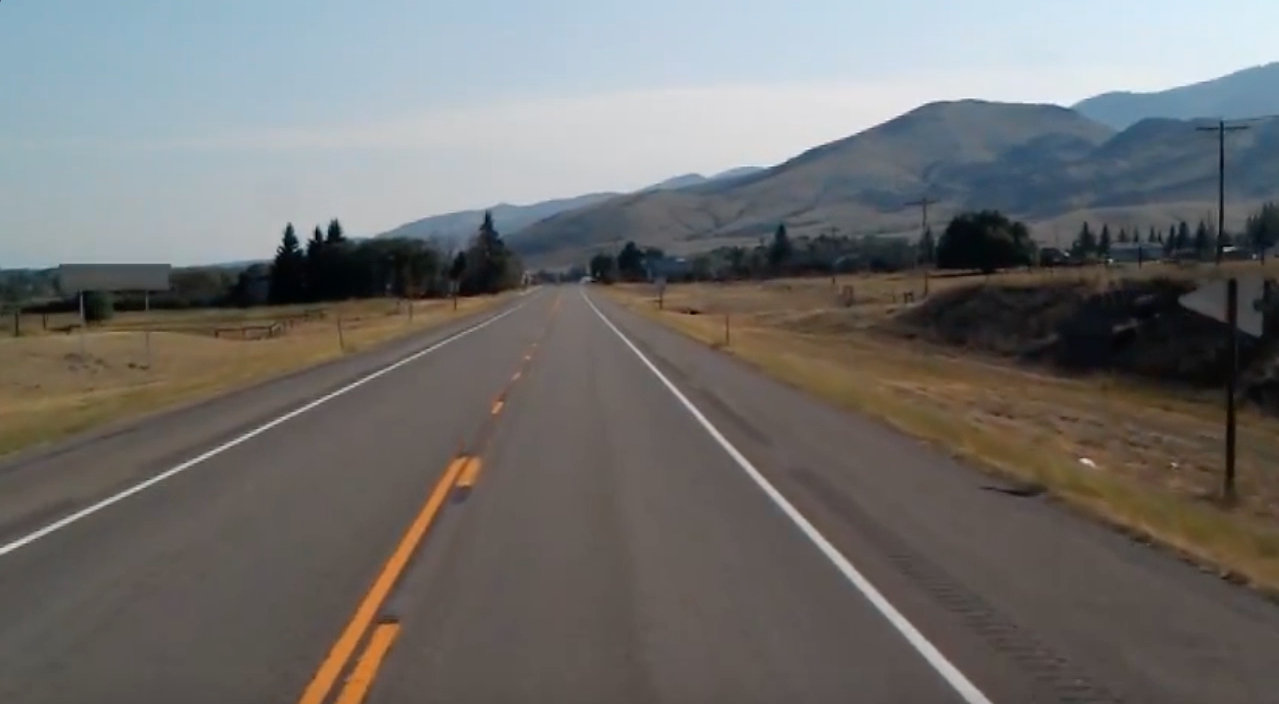
#> input picture LIne and lane detections/2road.jpg, 1279 x 704 px, given in place of the camera
$ python 'Opencv webcam_ lane detection+(filter)2.py'
#> lines starting #> are read from the running program, lines starting #| are printed output that depends on the picture; after the words box and inside, x2 and y2 are one past the last pixel; in counts of white or black regions, pixels touching at a corner belong together
import cv2 as cv
import numpy as np
import math
import time
###########################################
def nthn(X):
    pass
def cords(frame,linesavg,yframe,linesyavg):
    slope,inter = linesavg
    y1 = int(yframe)
    y2 = int(linesyavg[1])
    x1 = int((y1-inter)/slope)
    x2 = int((y2-inter)/slope)
    cv.line(frame,(x1,y1),(x2,y2),(255,255,0),10)
    return (x1,x2,y1,y2)
###########################################
video = cv.VideoCapture(1)

cv.namedWindow("window2",cv.WINDOW_NORMAL)

cv.createTrackbar("Hmin","window2",0,255,nthn)
cv.createTrackbar("Hmax","window2",0,180,nthn)
cv.createTrackbar("Smin","window2",0,255,nthn)
cv.createTrackbar("Smax","window2",0,255,nthn)
cv.createTrackbar("Vmin","window2",0,255,nthn)
cv.createTrackbar("Vmax","window2",0,255,nthn)
cv.createTrackbar('blur',"window2",0,4,nthn)
cv.setTrackbarPos("Hmax","window2",180)
cv.setTrackbarPos("Smax","window2",255)
cv.setTrackbarPos("Vmax","window2",255)
###########################################
_,frame = video.read()
#> frame is the input picture: shape (704, 1279, 3); mean B, G, R 109.7, 111.3, 112.3
yframe = len(frame)
#> yframe = 704
xframe = len(frame[1])
#> xframe = 1279
binroi = np.zeros_like(frame)
linesimg = np.zeros_like(frame)
###########################################
while True:
    linesx = []
    linesy = []
    linesfeatr = []
    linesfeatl = []
###########################################
    _,frame = video.read()
    Hmin = cv.getTrackbarPos("Hmin","window2")
    Smin = cv.getTrackbarPos("Smin","window2")
    Vmin = cv.getTrackbarPos("Vmin","window2")
    Hmax = cv.getTrackbarPos("Hmax","window2")
    Smax = cv.getTrackbarPos("Smax","window2")
    Vmax = cv.getTrackbarPos("Vmax","window2")
    Blur = cv.getTrackbarPos('blur',"window2")
    if (Blur == 1):
        frame = cv.bilateralFilter(frame,9,75,75)
    elif(Blur == 2):
        frame = cv.blur(frame,(5,5))
    elif(Blur == 3):
        frame = cv.GaussianBlur(frame,(15,15),0)
    elif(Blur == 4):
        frame = cv.medianBlur(frame,25)
    else:
        pass
    mins = np.array([0,0,195])#Hmin,Smin,Vmin
    maxs = np.array([180,35,255])#Hmax,Smax,Vmax
###########################################
    hsv = cv.cvtColor(frame,cv.COLOR_BGR2HSV)
#> hsv: shape (704, 1279, 3); mean H, S, V 51.3, 49.6, 121.7
    binhsv = cv.inRange(hsv,mins,maxs)
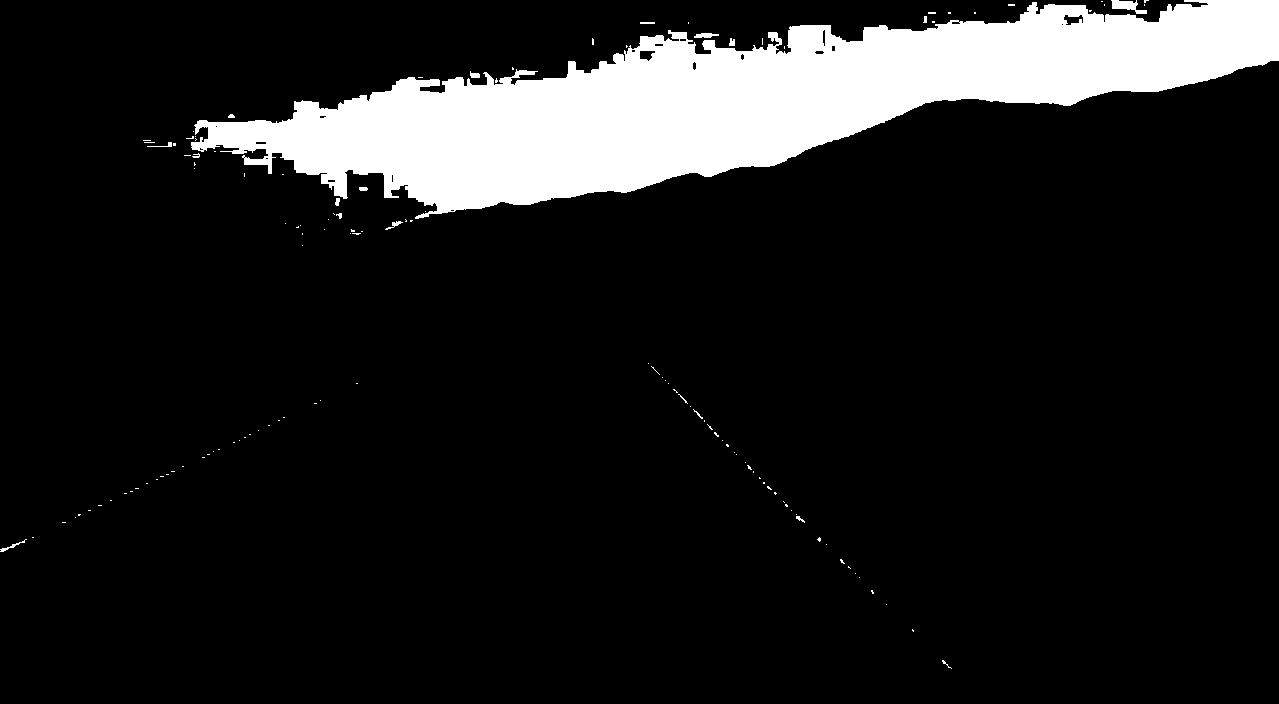
#> binhsv: shape (704, 1279); 11.6% white; 130 white regions (113 under 20 px)
    filhsv = cv.bitwise_and(frame ,frame ,mask = binhsv)
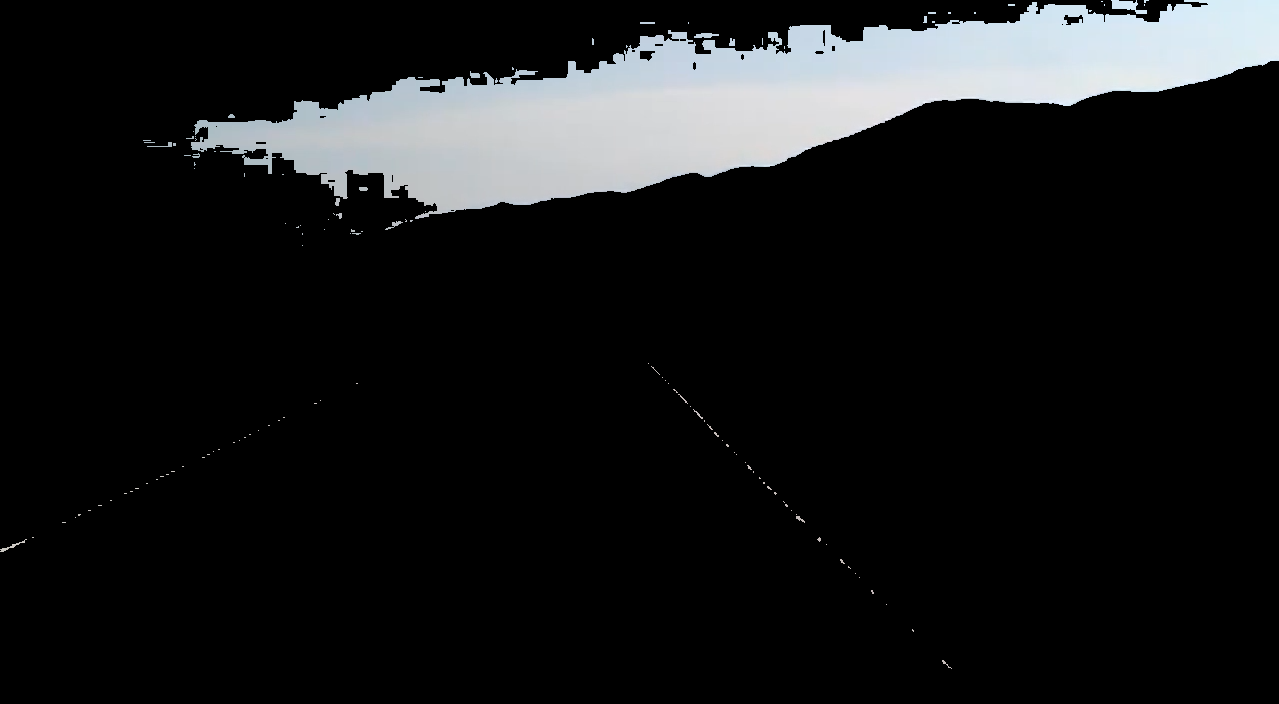
#> filhsv: shape (704, 1279, 3); mean B, G, R 25.6, 24.9, 23.9
    contours = cv.findContours(binhsv,cv.RETR_TREE,cv.CHAIN_APPROX_SIMPLE)[0]
#> contours = 151 contours, 131 with area under 20; largest, box (x1, y1, x2, y2) and area: (191, 0, 1279, 219) 102125, (1111, 0, 1147, 14) 209, (1063, 14, 1084, 26) 142, (639, 50, 656, 62) 124, (694, 33, 719, 38) 64
    try:
        if len(contours) > 0:
            cnt = max(contours,key = cv.contourArea)
#> cnt = contour of 1193 points, box (x1, y1, x2, y2) (191, 0, 1279, 219), area 102125
            (xc,yc),radius = cv.minEnclosingCircle(cnt)
#> xc = 734.5; yc = 73.5; radius = 548.4
            (x,y,w,h) = cv.boundingRect(cnt)
#> x = 191; y = 0; w = 1088; h = 219
            cv.rectangle(frame,(x,y),(x+w,y+h),(0,0,255),2)
#> frame: shape (704, 1279, 3); 0.7% of pixels changed, all inside (x1, y1, x2, y2) = (190, 0, 1279, 221)

            rgb = frame[int(y):int(y+h), int(x):int(x+w)]
            gray = cv.cvtColor(rgb,cv.COLOR_BGR2GRAY)
            blur = cv.GaussianBlur(gray,(5,5),0)
            canny = cv.Canny(blur,50,150)
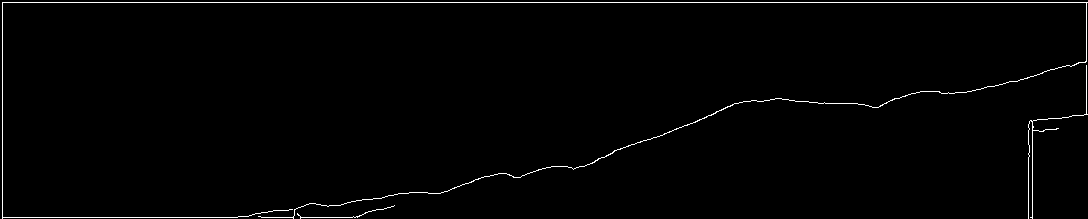
#> canny: shape (219, 1088); 1.3% white in thin lines or dots
            lines = cv.HoughLinesP(canny,2,np.pi/180,100,np.array([]),minLineLength=5,maxLineGap=5)
#> lines = 17 rows, first 6: [2, 2, 1087, 2], [2, 217, 237, 217], [2, 218, 2, 3], [478, 178, 503, 173], [347, 202, 366, 199], [462, 184, 471, 182]
###########################################
            cv.imshow('fs',canny)
###########################################
            if len(lines) > 0:
                for line in lines:
                    xl1,yl1,xl2,yl2 = line[0]
                    parameter = np.polyfit((xl1,xl2),(yl1,yl2),1)
                    slope = parameter[0]
                    intercept = parameter[1]
###########################################
                    linesx.append((xl1,xl2))
                    linesy.append((yl1,yl2))
                    if slope > 0:
                        linesfeatl.append((slope,intercept))
                    elif slope < 0:
                        linesfeatr.append((slope,intercept))
#> this loop made 17 passes
#> (xl1, yl1, xl2, yl2, slope, intercept) on passes 1 to 12: (2, 2, 1087, 2, 2.89e-19, 2), (2, 217, 237, 217, 9.37e-17, 217), (2, 218, 2, 3, 27.63, 55.25), (478, 178, 503, 173, -0.2, 273.6), (347, 202, 366, 199, -0.158, 256.8), (462, 184, 471, 182, -0.222, 286.7), (646, 140, 723, 109, -0.403, 400.1), (385, 196, 401, 193, -0.188, 268.2), (289, 217, 299, 215, -0.2, 274.8), (431, 193, 449, 190, -0.167, 264.8), (1076, 63, 1086, 61, -0.2, 278.2), (538, 169, 556, 166, -0.167, 258.7)
#> after the loop, linesfeatl = [(2.89e-19, 2), (9.37e-17, 217), (27.63, 55.25), (0.0269, 29.25), (0.0821, 84.75)]; linesfeatr = [(-0.2, 273.6), (-0.158, 256.8), (-0.222, 286.7), (-0.403, 400.1), (-0.188, 268.2), (-0.2, 274.8), (-0.167, 264.8), (-0.2, 278.2), (-0.167, 258.7), (-0.175, 263.7), (-0.231, 314.4), (-0.176, 259.9)]; linesx = [(2, 1087), (2, 237), (2, 2), (478, 503), (347, 366), (462, 471), (646, 723), (385, 401), (289, 299), (431, 449), (1076, 1086), (538, 556), (370, 410), (1020, 1033), (283, 300), (1086, 1086), (1032, 1032)]; linesy = [(2, 2), (217, 217), (218, 3), (178, 173), (202, 199), (184, 182), (140, 109), (196, 193), (217, 215), (193, 190), (63, 61), (169, 166), (199, 192), (79, 76), (210, 207), (114, 3), (218, 121)]
                lineslavg = np.average(linesfeatl,axis=0)
#> lineslavg = [5.55, 77.65]
                linesravg = np.average(linesfeatr,axis=0)
#> linesravg = [-0.207, 283.3]
                linesxavg = np.average(linesx,axis=0)
#> linesxavg = [497, 590.6]
                linesyavg = np.average(linesy,axis=0)
#> linesyavg = [164.6, 135.8]
###########################################
                cords1 = cords(rgb,linesravg,yframe,linesyavg)
#> in cords, `slope,inter = linesavg`: slope = -0.207; inter = 283.3
#> in cords, `y1 = int(yframe)`: y1 = 704
#> in cords, `y2 = int(linesyavg[1])`: y2 = 135
#> in cords, `x1 = int((y1-inter)/slope)`: x1 = -2030
#> in cords, `x2 = int((y2-inter)/slope)`: x2 = 716
#> cords1 = (-2030, 716, 704, 135)
                cords2 = cords(rgb,lineslavg,yframe,linesyavg)
#> call 2 of cords, with linesavg = array of shape (2,), yframe = 704, linesyavg = array of shape (2,)
#> in cords (call 2), `slope,inter = linesavg`: slope = 5.55; inter = 77.65
#> in cords (call 2), `x1 = int((y1-inter)/slope)`: x1 = 112
#> in cords (call 2), `x2 = int((y2-inter)/slope)`: x2 = 10
#> in cords (call 2), `cv.line(frame,(x1,y1),(x2,y2),(255,255,0),10)`:
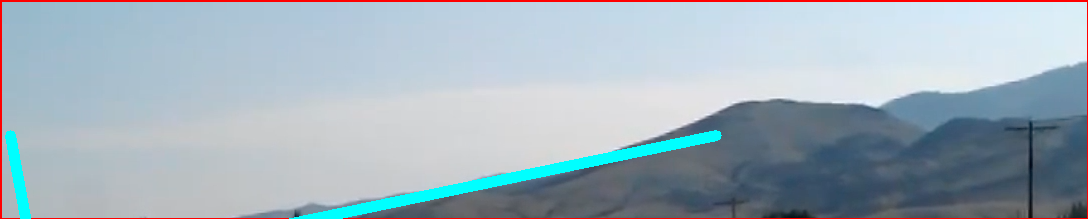
#> frame: shape (219, 1088, 3); mean B, G, R 187.9, 177.5, 162.3
#> cords2 = (112, 10, 704, 135)
                randllines = (cords1,cords2)
#> randllines = ((-2030, 716, 704, 135), (112, 10, 704, 135))
                mainline = np.average(randllines,axis=0)
#> mainline = [-959, 363, 704, 135]
                cv.line(rgb,(int(mainline[0]),int(mainline[2])),(int(mainline[1]),int(mainline[3])),(0,255,255),10)
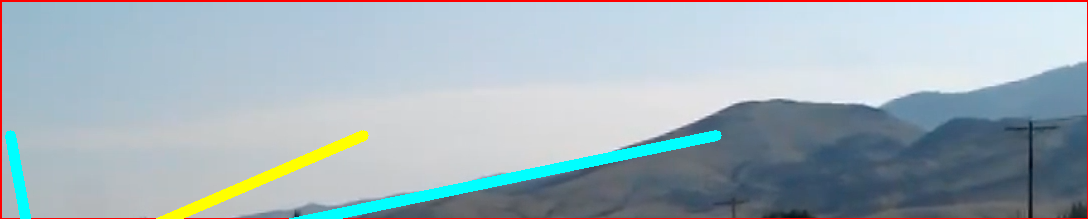
#> rgb: shape (219, 1088, 3); 1.01% of pixels changed, all inside (x1, y1, x2, y2) = (156, 130, 369, 219)
###########################################
    except Exception as error:
        print(error)
###########################################
    highlight = cv.addWeighted(frame,0.8,linesimg,1,1)
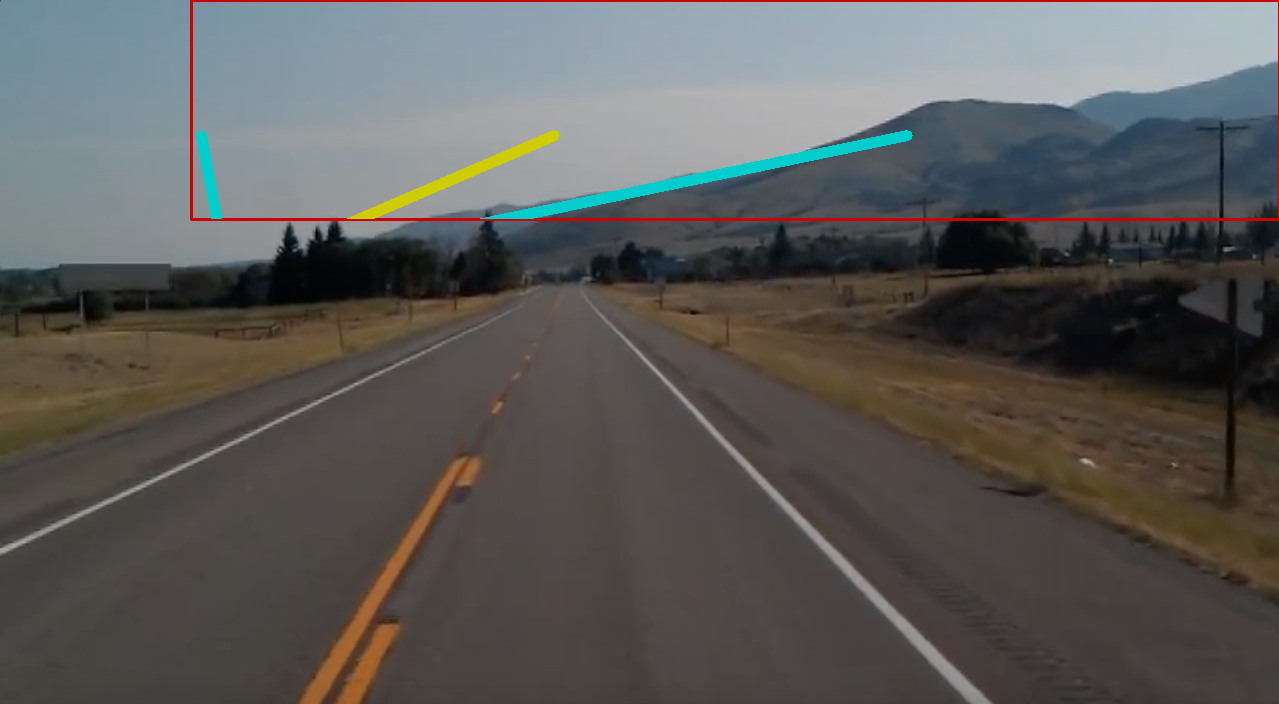
#> highlight: shape (704, 1279, 3); mean B, G, R 87.9, 89.8, 91
#> frame: shape (704, 1279, 3)
    highlighthsv = cv.addWeighted(filhsv,0.8,linesimg,1,1)
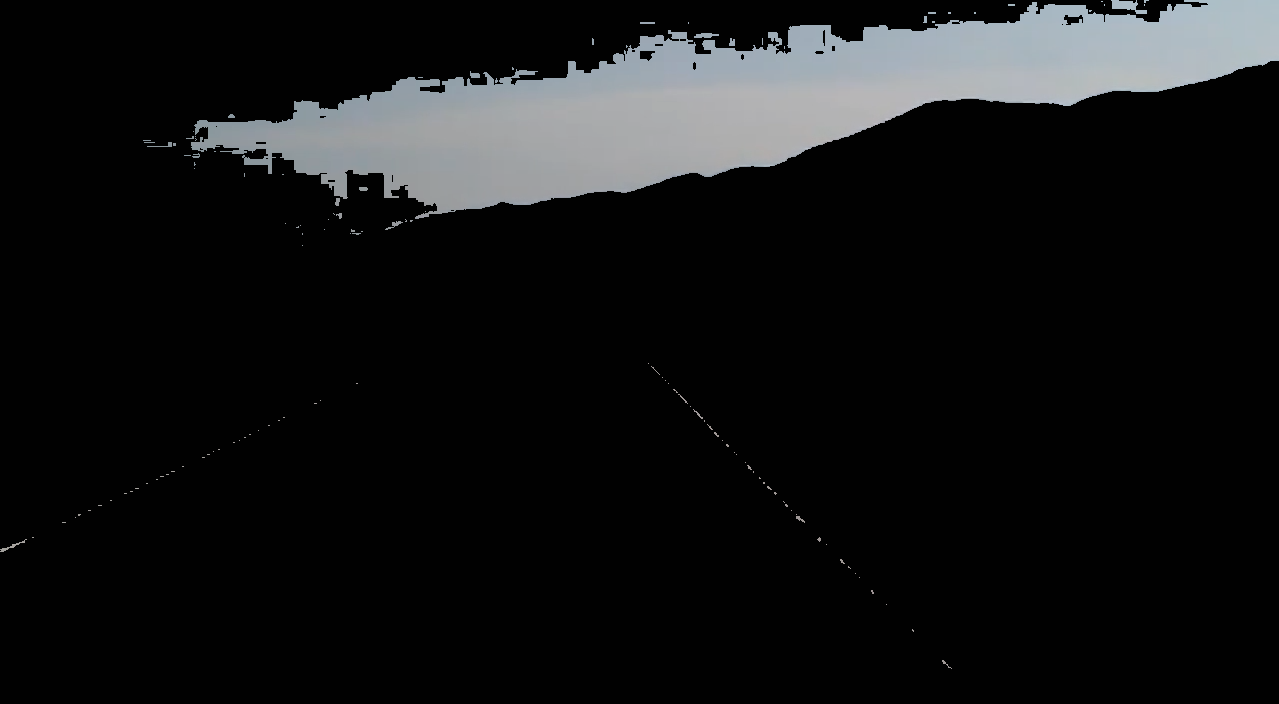
#> highlighthsv: shape (704, 1279, 3); mean B, G, R 21.5, 20.9, 20.1
    cv.imshow('frame32',highlight)
    cv.imshow('window2',filhsv)
    cv.imshow('window3',frame)
###########################################
    key = cv.waitKey(1)
#> (key q is pressed here)
    if key == ord("q"):
        cv.destroyAllWindows()
        break
